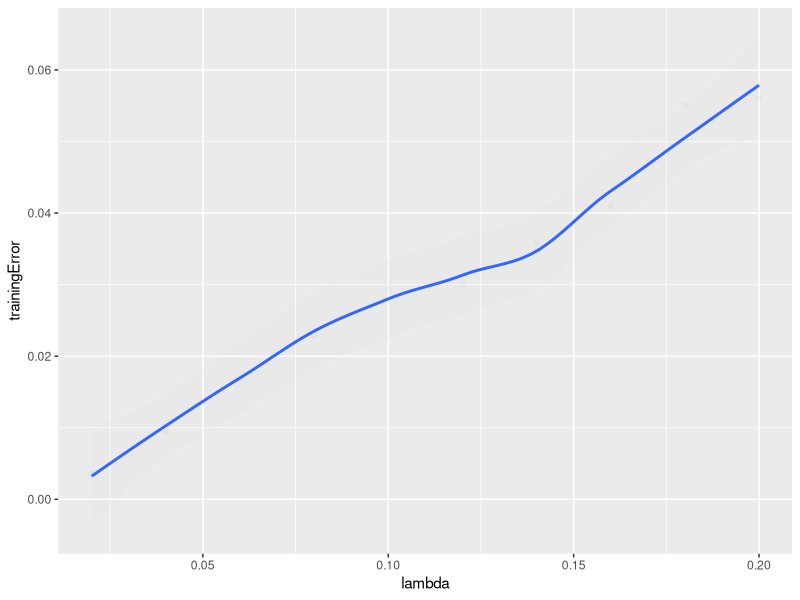
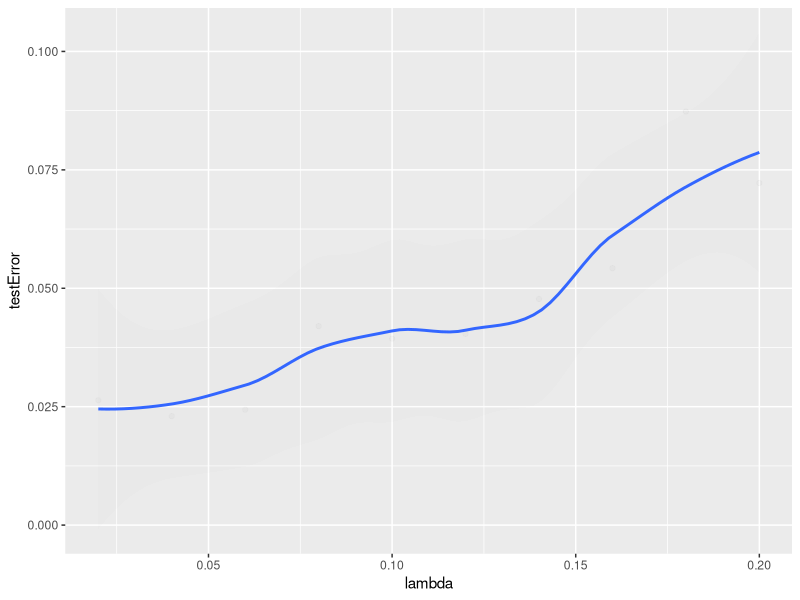
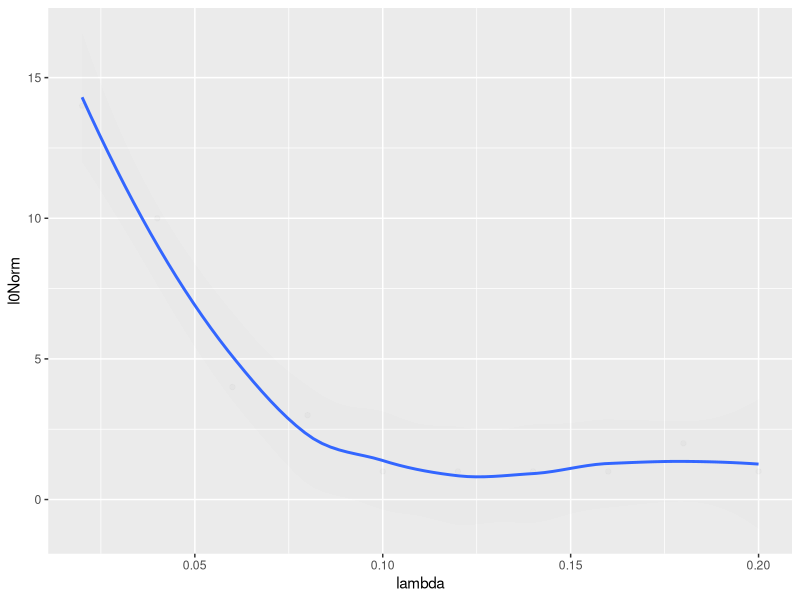
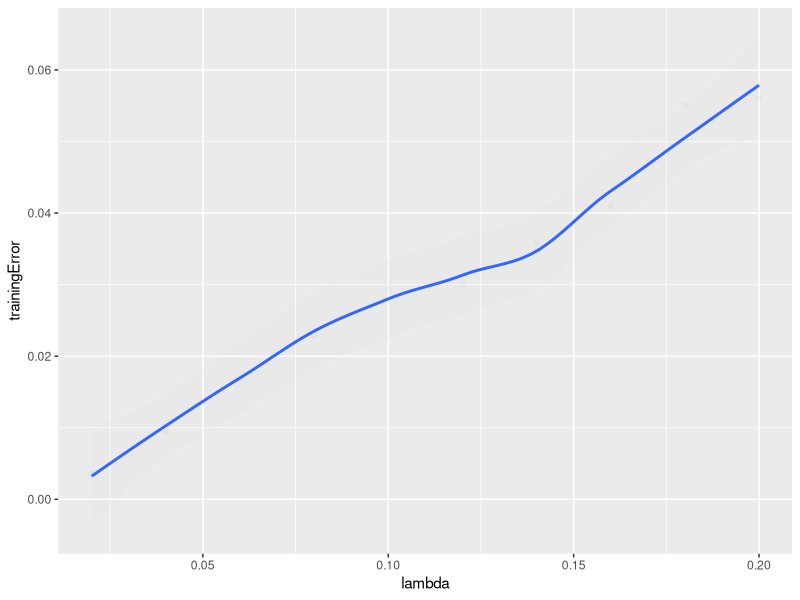
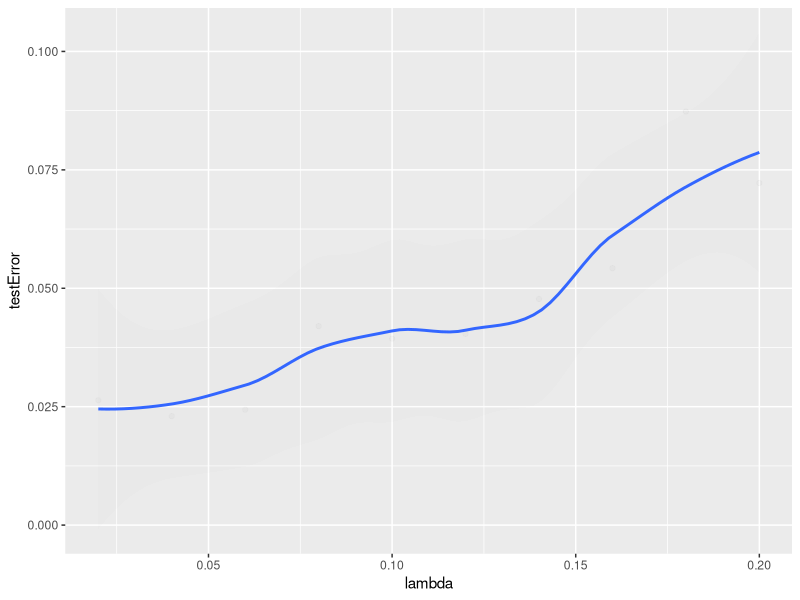
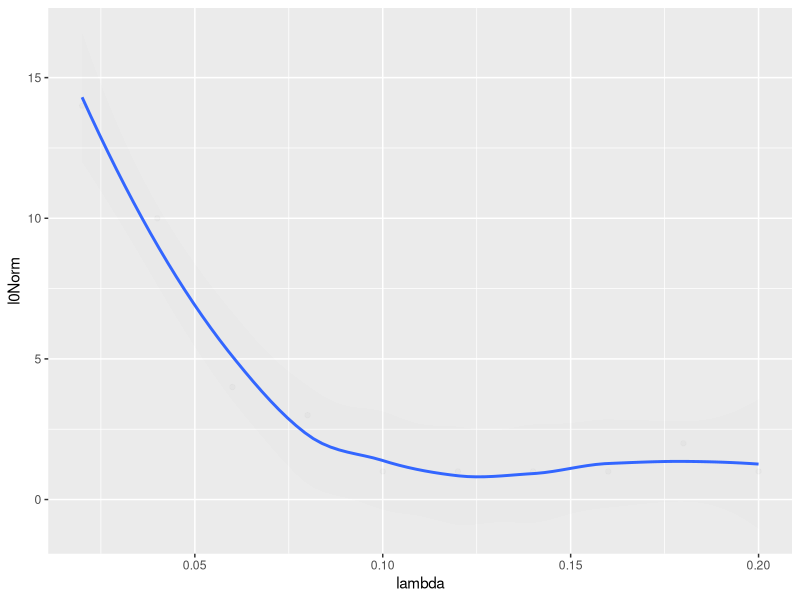

These figures' R source, in order:
library(ggplot2)

setwd('/Users/deflaux/rework/projects/fMRIPrediction')
set.seed(42)

lambda = c(0.02, 0.04, 0.06, 0.08, 0.1, 0.12, 0.14, 0.16, 0.18, 0.2)

trainingError = c(0.0035960497, 0.009521798, 0.016894074, 0.02290719, 0.029293407, 0.03006931, 0.03584384, 0.041060448, 0.055163935, 0.05598209)

testError = c(0.026354674, 0.023009276, 0.024373936, 0.042012658, 0.03935851, 0.040371627, 0.04775139, 0.054238297, 0.08731667, 0.07222149)

l0Norm = c(14.0, 10.0, 4.0, 3.0, 1.0, 1.0, 1.0, 1.0, 2.0, 1.0)


qplot(lambda, trainingError,    
      geom=c("point", "smooth"), alpha=I(1/50))
ggsave("trainingErrorVersusLambda.jpg")

qplot(lambda, testError,    
      geom=c("point", "smooth"), alpha=I(1/50))
ggsave("testErrorVersusLambda.jpg")

qplot(lambda, l0Norm,    
      geom=c("point", "smooth"), alpha=I(1/50))
ggsave("l0NormVersusLambda.jpg")
